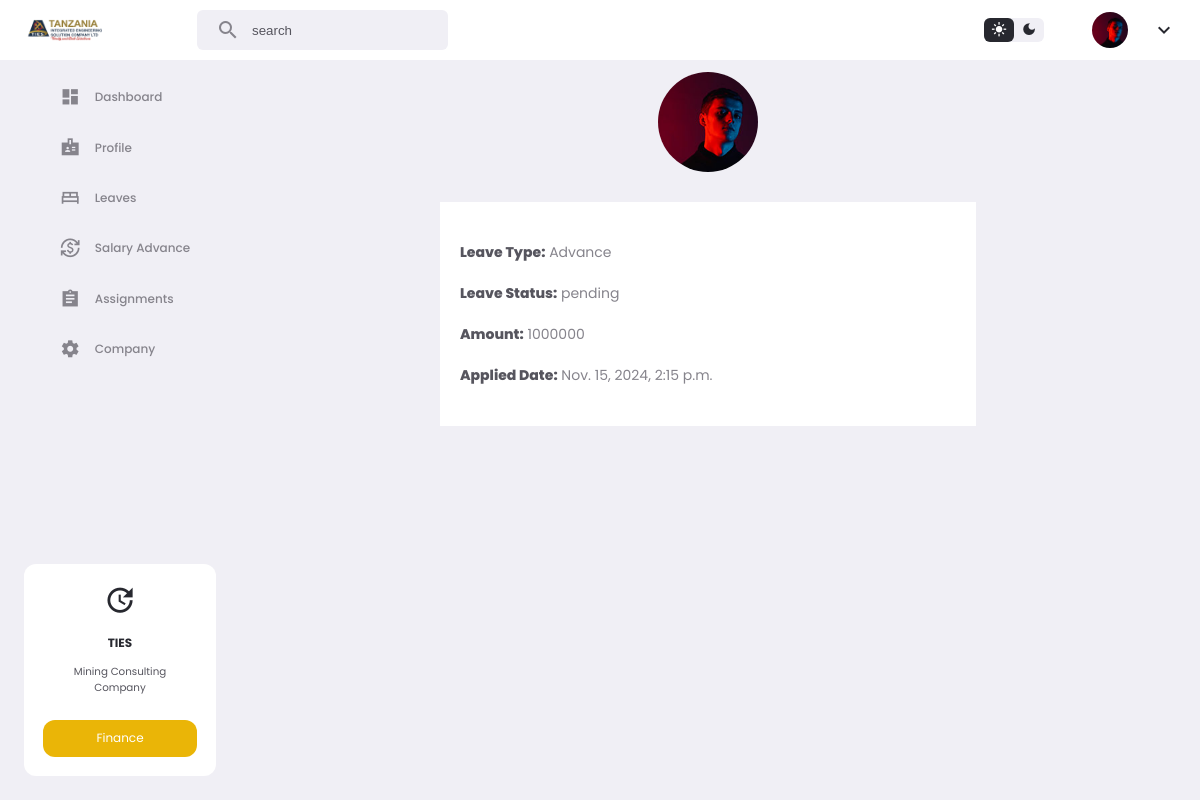
/salaryAdvanceDetails/1/, run on an earlier commit of the app's database.
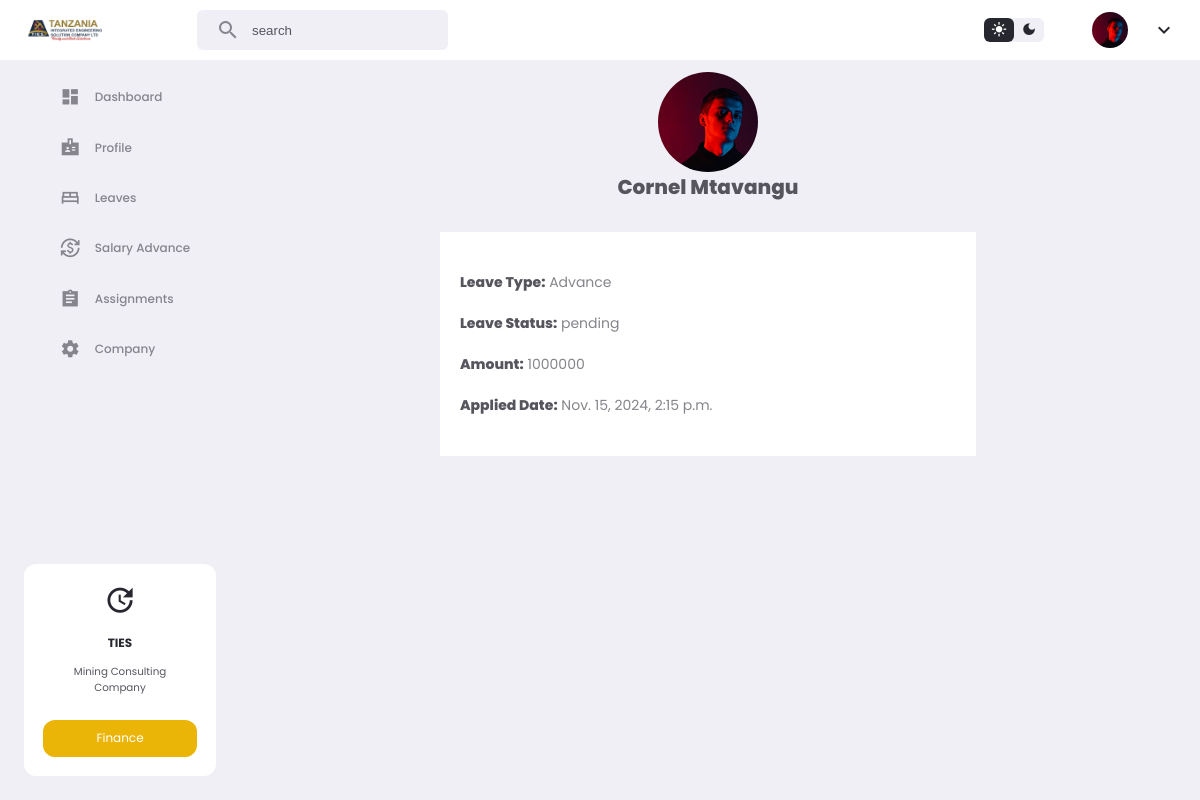
And on a later commit of the database.
### app/models.py (models this page shows, shortened)
class SalaryAdvance(models.Model):
    name = models.ForeignKey(CustomUser, on_delete=models.CASCADE)
    typeOf = models.CharField(max_length=100)
    status = models.CharField(max_length=10000, default='pending')
    amount = models.IntegerField()
    date_applied = models.DateTimeField(auto_now_add=True)

class CustomUser(AbstractUser):
    email = models.EmailField(unique=True)
    phone = models.CharField(max_length=15, null=True,blank=True, default="null")
    image = models.ImageField(upload_to='media/', blank=True, null=True)
    middle_name = models.CharField(max_length=100, null=True, blank=True)
    gender = models.CharField(max_length=100, null=True, blank=True)
    birthDate = models.DateField(null=True, blank=True)
    nextKinName = models.CharField(max_length=100, null=True, blank=True)
    nextKinRelation = models.CharField(max_length=100, null=True, blank=True)
    nextKinAddress = models.CharField(max_length=100, null=True, blank=True)
    nextKinPhone = models.CharField(max_length=100, null=True, blank=True)
    nida = models.CharField(max_length=100, null=True, blank=True)
    homeAddress = models.CharField(max_length=100, null=True, blank=True)
    uniName = models.CharField(max_length=100, null=True, blank=True)
    uniLevel = models.CharField(max_length=100, null=True, blank=True)
    uniCourse = models.CharField(max_length=100, null=True, blank=True)
    startYear = models.CharField(max_length=100, null=True, blank=True)
    endYear = models.CharField(max_length=100, null=True, blank=True)
    role = models.CharField(max_length=50, null=True,blank=True, default="user")
    signedDate = models.DateField(null=True, blank=True)
    expireDate = models.DateField(null=True, blank=True)
    contractDuration = models.CharField(max_length=100, null=True, blank=True)
    remainDuration = models.CharField(max_length=100, null=True, blank=True)
    attachment = models.FileField(upload_to='attachments/', null=True, blank=True)

### app/views.py (the view)
# urls.py: path('salaryAdvanceDetails/<int:id>/', views.salaryAdvanceDetails, name='salaryAdvanceDetails'),
def salaryAdvanceDetails(request, id):
    x = SalaryAdvance.objects.get(id = id)
    context = {
        'x':x
    }
    return render(request, 'app/salaryAdvanceDetails.html',context)

### app/templatetags/custom_filters.py (called while the page is built)
@register.filter(name='is_in_group')
def is_in_group(user, group_name):
    return user.groups.filter(name=group_name).exists()

### app/templates/app/salaryAdvanceDetails.html (shortened to what this page needs)
{% extends 'app/base2.html' %}
{% load static %}
{% load humanize %}
{% load custom_filters %}
{% block content %}
<section class="leavesDetails">
    <div class="top">
        <img src="{% static 'app/images/profile-1.jpg' %}" alt="">
        <h4>{{x.name.first_name}} {{x.name.last_name}}</h4>
    </div>
    <div class="bdy">
        <div class="left">
            <p><span>Leave Type:</span> {{x.typeOf}}</p>
            <p><span>Leave Status:</span> {{x.status}}</p>
            <p><span>Amount:</span> {{x.amount}}</p>
            <p><span>Applied Date:</span> {{x.date_applied}}</p>
        </div>
    </div>
</section>
{% endblock %}

What changed in the data, as far as the page shows it:
changed through a linked row, SalaryAdvance "Advance": name.first_name (not shown) → "Cornel"; name.last_name (not shown) → "Mtavangu"
